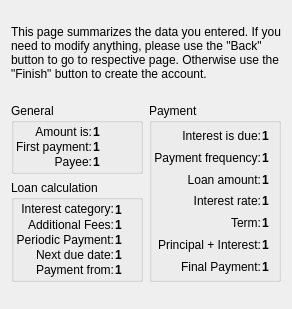
<?xml version="1.0" encoding="UTF-8"?>
<ui version="4.0">
 <class>SummaryWizardPage</class>
 <widget class="QWizardPage" name="SummaryWizardPage">
  <attribute name="title">
   <string>Summary</string>
  </attribute>
  <layout class="QVBoxLayout">
   <property name="margin">
    <number>11</number>
   </property>
   <property name="spacing">
    <number>6</number>
   </property>
   <item>
    <widget class="QLabel" name="TextLabel22_2_2">
     <property name="text">
      <string>
This page summarizes the data you entered. If you need to modify anything, please use the "Back" button to go to respective page. Otherwise use the "Finish" button to create the account.</string>
     </property>
     <property name="alignment">
      <set>Qt::AlignTop</set>
     </property>
     <property name="wordWrap">
      <bool>true</bool>
     </property>
    </widget>
   </item>
   <item>
    <spacer name="Spacer69">
     <property name="sizeHint">
      <size>
       <width>0</width>
       <height>16</height>
      </size>
     </property>
     <property name="sizeType">
      <enum>QSizePolicy::Expanding</enum>
     </property>
     <property name="orientation">
      <enum>Qt::Vertical</enum>
     </property>
    </spacer>
   </item>
   <item>
    <layout class="QHBoxLayout">
     <property name="margin">
      <number>0</number>
     </property>
     <property name="spacing">
      <number>6</number>
     </property>
     <item>
      <layout class="QVBoxLayout">
       <property name="margin">
        <number>0</number>
       </property>
       <property name="spacing">
        <number>6</number>
       </property>
       <item>
        <widget class="QGroupBox" name="GroupBox3">
         <property name="title">
          <string comment="@title loan general information">General</string>
         </property>
         <layout class="QVBoxLayout">
          <property name="margin">
           <number>1</number>
          </property>
          <property name="spacing">
           <number>1</number>
          </property>
          <item>
           <layout class="QGridLayout">
            <property name="margin">
             <number>1</number>
            </property>
            <property name="spacing">
             <number>1</number>
            </property>
            <item row="2" column="0">
             <widget class="QLabel" name="TextLabel5_3">
              <property name="text">
               <string>Payee:</string>
              </property>
              <property name="alignment">
               <set>Qt::AlignVCenter|Qt::AlignRight</set>
              </property>
              <property name="wordWrap">
               <bool>false</bool>
              </property>
             </widget>
            </item>
            <item row="0" column="1">
             <widget class="QLabel" name="m_summaryLoanType">
              <property name="font">
               <font>
                <bold>true</bold>
               </font>
              </property>
              <property name="text">
               <string>1</string>
              </property>
              <property name="textFormat">
               <enum>Qt::PlainText</enum>
              </property>
              <property name="wordWrap">
               <bool>false</bool>
              </property>
             </widget>
            </item>
            <item row="2" column="1">
             <widget class="QLabel" name="m_summaryPayee">
              <property name="font">
               <font>
                <bold>true</bold>
               </font>
              </property>
              <property name="text">
               <string>1</string>
              </property>
              <property name="textFormat">
               <enum>Qt::PlainText</enum>
              </property>
              <property name="wordWrap">
               <bool>false</bool>
              </property>
             </widget>
            </item>
            <item row="1" column="0">
             <widget class="QLabel" name="TextLabel4_4">
              <property name="text">
               <string>First payment:</string>
              </property>
              <property name="alignment">
               <set>Qt::AlignVCenter|Qt::AlignRight</set>
              </property>
              <property name="wordWrap">
               <bool>false</bool>
              </property>
             </widget>
            </item>
            <item row="1" column="1">
             <widget class="QLabel" name="m_summaryFirstPayment">
              <property name="font">
               <font>
                <bold>true</bold>
               </font>
              </property>
              <property name="text">
               <string>1</string>
              </property>
              <property name="textFormat">
               <enum>Qt::PlainText</enum>
              </property>
              <property name="wordWrap">
               <bool>false</bool>
              </property>
             </widget>
            </item>
            <item row="0" column="0">
             <widget class="QLabel" name="TextLabel3_5">
              <property name="text">
               <string>Amount is:</string>
              </property>
              <property name="alignment">
               <set>Qt::AlignVCenter|Qt::AlignRight</set>
              </property>
              <property name="wordWrap">
               <bool>false</bool>
              </property>
             </widget>
            </item>
           </layout>
          </item>
         </layout>
        </widget>
       </item>
       <item>
        <widget class="QGroupBox" name="GroupBox2">
         <property name="title">
          <string>Loan calculation</string>
         </property>
         <layout class="QVBoxLayout">
          <property name="margin">
           <number>1</number>
          </property>
          <property name="spacing">
           <number>1</number>
          </property>
          <item>
           <layout class="QGridLayout">
            <property name="margin">
             <number>1</number>
            </property>
            <property name="spacing">
             <number>1</number>
            </property>
            <item row="3" column="1">
             <widget class="QLabel" name="m_summaryTotalPeriodicPayment">
              <property name="font">
               <font>
                <bold>true</bold>
               </font>
              </property>
              <property name="text">
               <string>1</string>
              </property>
              <property name="textFormat">
               <enum>Qt::PlainText</enum>
              </property>
              <property name="wordWrap">
               <bool>false</bool>
              </property>
             </widget>
            </item>
            <item row="5" column="1">
             <widget class="QLabel" name="m_summaryPaymentAccount">
              <property name="font">
               <font>
                <bold>true</bold>
               </font>
              </property>
              <property name="text">
               <string>1</string>
              </property>
              <property name="textFormat">
               <enum>Qt::PlainText</enum>
              </property>
              <property name="wordWrap">
               <bool>false</bool>
              </property>
             </widget>
            </item>
            <item row="2" column="1">
             <widget class="QLabel" name="m_summaryAdditionalFees">
              <property name="font">
               <font>
                <bold>true</bold>
               </font>
              </property>
              <property name="text">
               <string>1</string>
              </property>
              <property name="textFormat">
               <enum>Qt::PlainText</enum>
              </property>
              <property name="wordWrap">
               <bool>false</bool>
              </property>
             </widget>
            </item>
            <item row="3" column="0">
             <widget class="QLabel" name="TextLabel15">
              <property name="text">
               <string>Periodic Payment:</string>
              </property>
              <property name="alignment">
               <set>Qt::AlignVCenter|Qt::AlignRight</set>
              </property>
              <property name="wordWrap">
               <bool>false</bool>
              </property>
             </widget>
            </item>
            <item row="1" column="0" rowspan="2" colspan="1">
             <widget class="QLabel" name="TextLabel14">
              <property name="text">
               <string>Additional Fees:</string>
              </property>
              <property name="alignment">
               <set>Qt::AlignVCenter|Qt::AlignRight</set>
              </property>
              <property name="wordWrap">
               <bool>false</bool>
              </property>
             </widget>
            </item>
            <item row="0" column="0">
             <widget class="QLabel" name="TextLabel13">
              <property name="text">
               <string>Interest category:</string>
              </property>
              <property name="alignment">
               <set>Qt::AlignVCenter|Qt::AlignRight</set>
              </property>
              <property name="wordWrap">
               <bool>false</bool>
              </property>
             </widget>
            </item>
            <item row="5" column="0">
             <widget class="QLabel" name="TextLabel17">
              <property name="text">
               <string>Payment from:</string>
              </property>
              <property name="alignment">
               <set>Qt::AlignVCenter|Qt::AlignRight</set>
              </property>
              <property name="wordWrap">
               <bool>false</bool>
              </property>
             </widget>
            </item>
            <item row="0" column="1" rowspan="2" colspan="1">
             <widget class="QLabel" name="m_summaryInterestCategory">
              <property name="font">
               <font>
                <bold>true</bold>
               </font>
              </property>
              <property name="text">
               <string>1</string>
              </property>
              <property name="textFormat">
               <enum>Qt::PlainText</enum>
              </property>
              <property name="wordWrap">
               <bool>false</bool>
              </property>
             </widget>
            </item>
            <item row="4" column="1">
             <widget class="QLabel" name="m_summaryNextPayment">
              <property name="font">
               <font>
                <bold>true</bold>
               </font>
              </property>
              <property name="text">
               <string>1</string>
              </property>
              <property name="textFormat">
               <enum>Qt::PlainText</enum>
              </property>
              <property name="wordWrap">
               <bool>false</bool>
              </property>
             </widget>
            </item>
            <item row="4" column="0">
             <widget class="QLabel" name="TextLabel16_3">
              <property name="text">
               <string>Next due date:</string>
              </property>
              <property name="alignment">
               <set>Qt::AlignVCenter|Qt::AlignRight</set>
              </property>
              <property name="wordWrap">
               <bool>false</bool>
              </property>
             </widget>
            </item>
           </layout>
          </item>
         </layout>
        </widget>
       </item>
      </layout>
     </item>
     <item>
      <widget class="QGroupBox" name="GroupBox1">
       <property name="title">
        <string>Payment</string>
       </property>
       <layout class="QVBoxLayout">
        <property name="margin">
         <number>1</number>
        </property>
        <property name="spacing">
         <number>1</number>
        </property>
        <item>
         <layout class="QGridLayout">
          <property name="margin">
           <number>1</number>
          </property>
          <property name="spacing">
           <number>1</number>
          </property>
          <item row="3" column="1">
           <widget class="QLabel" name="m_summaryInterestRate">
            <property name="font">
             <font>
              <bold>true</bold>
             </font>
            </property>
            <property name="text">
             <string>1</string>
            </property>
            <property name="textFormat">
             <enum>Qt::PlainText</enum>
            </property>
            <property name="wordWrap">
             <bool>false</bool>
            </property>
           </widget>
          </item>
          <item row="4" column="0">
           <widget class="QLabel" name="TextLabel10_3">
            <property name="text">
             <string>Term:</string>
            </property>
            <property name="alignment">
             <set>Qt::AlignVCenter|Qt::AlignRight</set>
            </property>
            <property name="wordWrap">
             <bool>false</bool>
            </property>
           </widget>
          </item>
          <item row="5" column="1">
           <widget class="QLabel" name="m_summaryPeriodicPayment">
            <property name="font">
             <font>
              <bold>true</bold>
             </font>
            </property>
            <property name="text">
             <string>1</string>
            </property>
            <property name="textFormat">
             <enum>Qt::PlainText</enum>
            </property>
            <property name="wordWrap">
             <bool>false</bool>
            </property>
           </widget>
          </item>
          <item row="3" column="0">
           <widget class="QLabel" name="TextLabel9_3">
            <property name="text">
             <string>Interest rate:</string>
            </property>
            <property name="alignment">
             <set>Qt::AlignVCenter|Qt::AlignRight</set>
            </property>
            <property name="wordWrap">
             <bool>false</bool>
            </property>
           </widget>
          </item>
          <item row="1" column="1">
           <widget class="QLabel" name="m_summaryPaymentFrequency">
            <property name="font">
             <font>
              <bold>true</bold>
             </font>
            </property>
            <property name="text">
             <string>1</string>
            </property>
            <property name="textFormat">
             <enum>Qt::PlainText</enum>
            </property>
            <property name="wordWrap">
             <bool>false</bool>
            </property>
           </widget>
          </item>
          <item row="6" column="0">
           <widget class="QLabel" name="TextLabel12">
            <property name="text">
             <string>Final Payment:</string>
            </property>
            <property name="alignment">
             <set>Qt::AlignVCenter|Qt::AlignRight</set>
            </property>
            <property name="wordWrap">
             <bool>false</bool>
            </property>
           </widget>
          </item>
          <item row="4" column="1">
           <widget class="QLabel" name="m_summaryTerm">
            <property name="font">
             <font>
              <bold>true</bold>
             </font>
            </property>
            <property name="text">
             <string>1</string>
            </property>
            <property name="textFormat">
             <enum>Qt::PlainText</enum>
            </property>
            <property name="wordWrap">
             <bool>false</bool>
            </property>
           </widget>
          </item>
          <item row="0" column="0">
           <widget class="QLabel" name="TextLabel6_4">
            <property name="text">
             <string>Interest is due:</string>
            </property>
            <property name="alignment">
             <set>Qt::AlignVCenter|Qt::AlignRight</set>
            </property>
            <property name="wordWrap">
             <bool>false</bool>
            </property>
           </widget>
          </item>
          <item row="2" column="1">
           <widget class="QLabel" name="m_summaryAmount">
            <property name="font">
             <font>
              <bold>true</bold>
             </font>
            </property>
            <property name="text">
             <string>1</string>
            </property>
            <property name="textFormat">
             <enum>Qt::PlainText</enum>
            </property>
            <property name="wordWrap">
             <bool>false</bool>
            </property>
           </widget>
          </item>
          <item row="5" column="0">
           <widget class="QLabel" name="TextLabel11_4">
            <property name="text">
             <string>Principal + Interest:</string>
            </property>
            <property name="alignment">
             <set>Qt::AlignVCenter|Qt::AlignRight</set>
            </property>
            <property name="wordWrap">
             <bool>false</bool>
            </property>
           </widget>
          </item>
          <item row="6" column="1">
           <widget class="QLabel" name="m_summaryBalloonPayment">
            <property name="font">
             <font>
              <bold>true</bold>
             </font>
            </property>
            <property name="text">
             <string>1</string>
            </property>
            <property name="textFormat">
             <enum>Qt::PlainText</enum>
            </property>
            <property name="wordWrap">
             <bool>false</bool>
            </property>
           </widget>
          </item>
          <item row="2" column="0">
           <widget class="QLabel" name="TextLabel8_4">
            <property name="text">
             <string>Loan amount:</string>
            </property>
            <property name="alignment">
             <set>Qt::AlignVCenter|Qt::AlignRight</set>
            </property>
            <property name="wordWrap">
             <bool>false</bool>
            </property>
           </widget>
          </item>
          <item row="1" column="0">
           <widget class="QLabel" name="TextLabel7">
            <property name="text">
             <string>Payment frequency:</string>
            </property>
            <property name="alignment">
             <set>Qt::AlignVCenter|Qt::AlignRight</set>
            </property>
            <property name="wordWrap">
             <bool>false</bool>
            </property>
           </widget>
          </item>
          <item row="0" column="1">
           <widget class="QLabel" name="m_summaryInterestDue">
            <property name="font">
             <font>
              <bold>true</bold>
             </font>
            </property>
            <property name="text">
             <string>1</string>
            </property>
            <property name="textFormat">
             <enum>Qt::PlainText</enum>
            </property>
            <property name="wordWrap">
             <bool>false</bool>
            </property>
           </widget>
          </item>
         </layout>
        </item>
       </layout>
      </widget>
     </item>
    </layout>
   </item>
   <item>
    <spacer name="Spacer70">
     <property name="sizeHint">
      <size>
       <width>0</width>
       <height>16</height>
      </size>
     </property>
     <property name="sizeType">
      <enum>QSizePolicy::Expanding</enum>
     </property>
     <property name="orientation">
      <enum>Qt::Vertical</enum>
     </property>
    </spacer>
   </item>
  </layout>
 </widget>
 <resources/>
 <connections/>
 <customwidgets>
 </customwidgets>
 <tabstops>
 </tabstops>
</ui>
